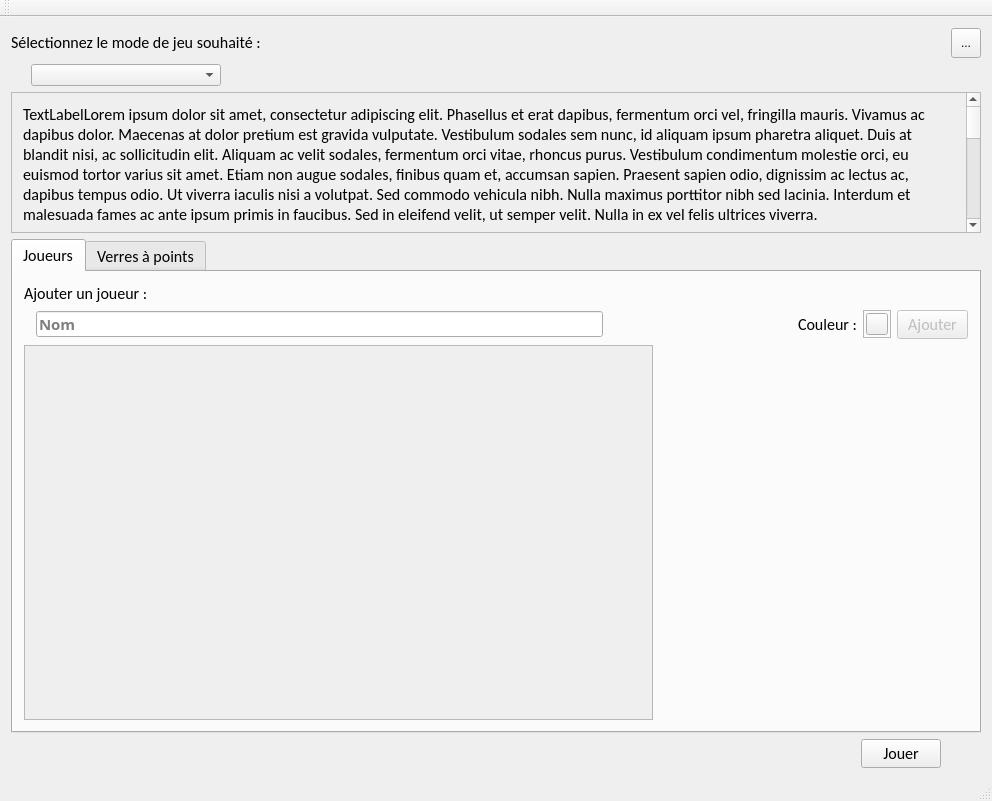
<?xml version="1.0" encoding="UTF-8"?>
<ui version="4.0">
 <class>QtGUIClass</class>
 <widget class="QMainWindow" name="QtGUIClass">
  <property name="geometry">
   <rect>
    <x>0</x>
    <y>0</y>
    <width>992</width>
    <height>801</height>
   </rect>
  </property>
  <property name="windowTitle">
   <string>BeerPong : Ultimate</string>
  </property>
  <property name="windowIcon">
   <iconset resource="QtGUI.qrc">
    <normaloff>:/QtGUI/files/icon.ico</normaloff>:/QtGUI/files/icon.ico</iconset>
  </property>
  <property name="iconSize">
   <size>
    <width>32</width>
    <height>32</height>
   </size>
  </property>
  <widget class="QWidget" name="centralWidget">
   <layout class="QVBoxLayout" name="verticalLayout" stretch="0,0,2,7,0">
    <property name="sizeConstraint">
     <enum>QLayout::SetMinimumSize</enum>
    </property>
    <item>
     <layout class="QHBoxLayout" name="horizontalLayout">
      <property name="spacing">
       <number>0</number>
      </property>
      <property name="sizeConstraint">
       <enum>QLayout::SetDefaultConstraint</enum>
      </property>
      <item>
       <widget class="QLabel" name="label">
        <property name="sizePolicy">
         <sizepolicy hsizetype="Preferred" vsizetype="Maximum">
          <horstretch>0</horstretch>
          <verstretch>0</verstretch>
         </sizepolicy>
        </property>
        <property name="font">
         <font>
          <family>Calibri</family>
          <pointsize>12</pointsize>
         </font>
        </property>
        <property name="frameShape">
         <enum>QFrame::NoFrame</enum>
        </property>
        <property name="text">
         <string>Sélectionnez le mode de jeu souhaité :</string>
        </property>
        <property name="alignment">
         <set>Qt::AlignLeading|Qt::AlignLeft|Qt::AlignTop</set>
        </property>
       </widget>
      </item>
      <item>
       <spacer name="horizontalSpacer">
        <property name="orientation">
         <enum>Qt::Horizontal</enum>
        </property>
        <property name="sizeType">
         <enum>QSizePolicy::Expanding</enum>
        </property>
        <property name="sizeHint" stdset="0">
         <size>
          <width>40</width>
          <height>20</height>
         </size>
        </property>
       </spacer>
      </item>
      <item>
       <widget class="QToolButton" name="toolButton">
        <property name="minimumSize">
         <size>
          <width>30</width>
          <height>30</height>
         </size>
        </property>
        <property name="text">
         <string>...</string>
        </property>
        <property name="icon">
         <iconset resource="QtGUI.qrc">
          <normaloff>:/QtGUI/files/settings.ico</normaloff>:/QtGUI/files/settings.ico</iconset>
        </property>
        <property name="iconSize">
         <size>
          <width>24</width>
          <height>24</height>
         </size>
        </property>
       </widget>
      </item>
     </layout>
    </item>
    <item>
     <layout class="QHBoxLayout" name="horizontalLayout_2" stretch="1,4">
      <property name="leftMargin">
       <number>20</number>
      </property>
      <property name="rightMargin">
       <number>0</number>
      </property>
      <item>
       <widget class="QComboBox" name="gm_selection">
        <property name="sizePolicy">
         <sizepolicy hsizetype="Preferred" vsizetype="Fixed">
          <horstretch>0</horstretch>
          <verstretch>0</verstretch>
         </sizepolicy>
        </property>
        <property name="minimumSize">
         <size>
          <width>160</width>
          <height>0</height>
         </size>
        </property>
       </widget>
      </item>
      <item>
       <spacer name="horizontalSpacer_2">
        <property name="orientation">
         <enum>Qt::Horizontal</enum>
        </property>
        <property name="sizeHint" stdset="0">
         <size>
          <width>40</width>
          <height>20</height>
         </size>
        </property>
       </spacer>
      </item>
     </layout>
    </item>
    <item>
     <widget class="QScrollArea" name="gm_description">
      <property name="frameShadow">
       <enum>QFrame::Plain</enum>
      </property>
      <property name="widgetResizable">
       <bool>true</bool>
      </property>
      <widget class="QWidget" name="scrollAreaWidgetContents">
       <property name="geometry">
        <rect>
         <x>0</x>
         <y>0</y>
         <width>955</width>
         <height>465</height>
        </rect>
       </property>
       <layout class="QVBoxLayout" name="verticalLayout_2">
        <item>
         <widget class="QLabel" name="description_label">
          <property name="font">
           <font>
            <family>Calibri</family>
            <pointsize>12</pointsize>
           </font>
          </property>
          <property name="frameShape">
           <enum>QFrame::NoFrame</enum>
          </property>
          <property name="frameShadow">
           <enum>QFrame::Plain</enum>
          </property>
          <property name="lineWidth">
           <number>5</number>
          </property>
          <property name="text">
           <string>&lt;html&gt;&lt;head/&gt;&lt;body&gt;&lt;p&gt;TextLabel&lt;a name=&quot;lipsum&quot;/&gt;Lorem ipsum dolor sit amet, consectetur adipiscing elit. Phasellus et erat dapibus, fermentum orci vel, fringilla mauris. Vivamus ac dapibus dolor. Maecenas at dolor pretium est gravida vulputate. Vestibulum sodales sem nunc, id aliquam ipsum pharetra aliquet. Duis at blandit nisi, ac sollicitudin elit. Aliquam ac velit sodales, fermentum orci vitae, rhoncus purus. Vestibulum condimentum molestie orci, eu euismod tortor varius sit amet. Etiam non augue sodales, finibus quam et, accumsan sapien. Praesent sapien odio, dignissim ac lectus ac, dapibus tempus odio. Ut viverra iaculis nisi a volutpat. Sed commodo vehicula nibh. Nulla maximus porttitor nibh sed lacinia. Interdum et malesuada fames ac ante ipsum primis in faucibus. Sed in eleifend velit, ut semper velit. Nulla in ex vel felis ultrices viverra. &lt;/p&gt;&lt;p&gt;Pellentesque laoreet ac leo nec volutpat. Aenean in cursus sapien. Pellentesque non consectetur ligula. In blandit malesuada ultrices. In varius laoreet leo, vitae vestibulum ipsum consectetur quis. In pharetra tortor libero, vitae gravida mi fringilla sed. Ut vitae nibh id turpis hendrerit vehicula ultrices eget nibh. Curabitur lobortis pulvinar justo, rhoncus porta urna faucibus et. Etiam nibh augue, vulputate eu fringilla et, semper molestie justo. &lt;/p&gt;&lt;p&gt;Nullam sapien dui, gravida in commodo at, convallis a tellus. Etiam sodales ultricies est porttitor egestas. Sed tempor rutrum tempor. Etiam et tortor ligula. Sed sapien est, lobortis non porta sit amet, tempor nec urna. Aenean metus ex, feugiat vel condimentum consectetur, imperdiet in risus. Sed nec pellentesque elit. Vivamus sagittis ultrices tincidunt. Morbi rutrum arcu arcu, nec eleifend ex rhoncus ut. Etiam lacinia fringilla mattis. Maecenas sed elementum nisl. Sed dapibus porta tempus. Nam maximus scelerisque convallis. &lt;/p&gt;&lt;p&gt;Suspendisse placerat aliquet tortor, ac lacinia metus viverra at. In feugiat et sem eget tempus. Sed eget gravida eros. Integer dolor nibh, mattis id vulputate ac, auctor in turpis. Aliquam non eros quis elit interdum pharetra. In hac habitasse platea dictumst. Fusce mollis turpis eget ipsum bibendum, id sodales lorem suscipit. &lt;/p&gt;&lt;p&gt;Etiam eleifend metus imperdiet, interdum turpis quis, dictum diam. Etiam at dictum lacus, non eleifend neque. Maecenas sit amet maximus ipsum, in accumsan leo. Mauris sit amet sapien imperdiet, eleifend metus id, egestas mi. Praesent vehicula nisl quis nisi tincidunt, quis porta dui tempus. Vivamus id efficitur risus. Curabitur quis condimentum lectus. Vestibulum ante ipsum primis in faucibus orci luctus et ultrices posuere cubilia curae; &lt;/p&gt;&lt;/body&gt;&lt;/html&gt;</string>
          </property>
          <property name="textFormat">
           <enum>Qt::RichText</enum>
          </property>
          <property name="wordWrap">
           <bool>true</bool>
          </property>
         </widget>
        </item>
       </layout>
      </widget>
     </widget>
    </item>
    <item>
     <widget class="QTabWidget" name="player_points_tabs">
      <property name="font">
       <font>
        <family>Calibri</family>
        <pointsize>12</pointsize>
       </font>
      </property>
      <property name="styleSheet">
       <string notr="true">padding: 0px </string>
      </property>
      <property name="currentIndex">
       <number>0</number>
      </property>
      <widget class="QWidget" name="player_tab">
       <attribute name="title">
        <string>Joueurs</string>
       </attribute>
       <layout class="QVBoxLayout" name="verticalLayout_4" stretch="0,0,1">
        <item>
         <widget class="QLabel" name="label_3">
          <property name="font">
           <font>
            <family>Calibri</family>
            <pointsize>12</pointsize>
           </font>
          </property>
          <property name="text">
           <string>Ajouter un joueur :</string>
          </property>
         </widget>
        </item>
        <item>
         <layout class="QHBoxLayout" name="horizontalLayout_6" stretch="3,1,0,0,0">
          <property name="leftMargin">
           <number>12</number>
          </property>
          <item>
           <widget class="QLineEdit" name="name_text_edit">
            <property name="font">
             <font>
              <family>Century Gothic</family>
              <pointsize>11</pointsize>
              <bold>true</bold>
             </font>
            </property>
            <property name="placeholderText">
             <string>Nom</string>
            </property>
           </widget>
          </item>
          <item>
           <spacer name="horizontalSpacer_3">
            <property name="orientation">
             <enum>Qt::Horizontal</enum>
            </property>
            <property name="sizeHint" stdset="0">
             <size>
              <width>40</width>
              <height>20</height>
             </size>
            </property>
           </spacer>
          </item>
          <item>
           <widget class="QLabel" name="label_4">
            <property name="font">
             <font>
              <family>Calibri</family>
              <pointsize>12</pointsize>
             </font>
            </property>
            <property name="text">
             <string>Couleur :</string>
            </property>
           </widget>
          </item>
          <item>
           <widget class="QFrame" name="player_colors_layout">
            <property name="sizePolicy">
             <sizepolicy hsizetype="Preferred" vsizetype="Fixed">
              <horstretch>0</horstretch>
              <verstretch>0</verstretch>
             </sizepolicy>
            </property>
            <property name="frameShape">
             <enum>QFrame::StyledPanel</enum>
            </property>
            <property name="frameShadow">
             <enum>QFrame::Sunken</enum>
            </property>
            <property name="lineWidth">
             <number>10</number>
            </property>
            <layout class="QHBoxLayout" name="horizontalLayout_5">
             <property name="leftMargin">
              <number>2</number>
             </property>
             <property name="topMargin">
              <number>2</number>
             </property>
             <property name="rightMargin">
              <number>2</number>
             </property>
             <property name="bottomMargin">
              <number>2</number>
             </property>
             <item>
              <widget class="QToolButton" name="b_custom_color_player">
               <property name="minimumSize">
                <size>
                 <width>22</width>
                 <height>22</height>
                </size>
               </property>
               <property name="styleSheet">
                <string notr="true">padding: 2px </string>
               </property>
               <property name="text">
                <string/>
               </property>
               <property name="icon">
                <iconset resource="QtGUI.qrc">
                 <normaloff>:/QtGUI/files/plus.ico</normaloff>:/QtGUI/files/plus.ico</iconset>
               </property>
               <property name="iconSize">
                <size>
                 <width>12</width>
                 <height>12</height>
                </size>
               </property>
               <property name="shortcut">
                <string>6</string>
               </property>
               <property name="checkable">
                <bool>true</bool>
               </property>
               <property name="checked">
                <bool>false</bool>
               </property>
              </widget>
             </item>
            </layout>
           </widget>
          </item>
          <item>
           <widget class="QPushButton" name="b_add_player">
            <property name="enabled">
             <bool>false</bool>
            </property>
            <property name="font">
             <font>
              <family>Calibri</family>
              <pointsize>12</pointsize>
             </font>
            </property>
            <property name="styleSheet">
             <string notr="true">padding-right : 10px; padding-left : 10px; padding-top : 3px; padding-bottom : 3px</string>
            </property>
            <property name="text">
             <string>Ajouter</string>
            </property>
           </widget>
          </item>
         </layout>
        </item>
        <item>
         <layout class="QHBoxLayout" name="horizontalLayout_7" stretch="2,1">
          <item>
           <widget class="QScrollArea" name="players_list">
            <property name="widgetResizable">
             <bool>true</bool>
            </property>
            <widget class="QWidget" name="player_list_layout_with_spacer">
             <property name="geometry">
              <rect>
               <x>0</x>
               <y>0</y>
               <width>626</width>
               <height>366</height>
              </rect>
             </property>
             <layout class="QVBoxLayout" name="verticalLayout_5">
              <item>
               <layout class="QVBoxLayout" name="player_list_layout"/>
              </item>
              <item>
               <spacer name="verticalSpacer_2">
                <property name="orientation">
                 <enum>Qt::Vertical</enum>
                </property>
                <property name="sizeHint" stdset="0">
                 <size>
                  <width>20</width>
                  <height>40</height>
                 </size>
                </property>
               </spacer>
              </item>
             </layout>
            </widget>
           </widget>
          </item>
          <item>
           <spacer name="horizontalSpacer_4">
            <property name="orientation">
             <enum>Qt::Horizontal</enum>
            </property>
            <property name="sizeHint" stdset="0">
             <size>
              <width>40</width>
              <height>20</height>
             </size>
            </property>
           </spacer>
          </item>
         </layout>
        </item>
       </layout>
      </widget>
      <widget class="QWidget" name="points_tab">
       <attribute name="title">
        <string>Verres à points</string>
       </attribute>
       <layout class="QVBoxLayout" name="verticalLayout_3" stretch="0,0,1">
        <item>
         <widget class="QLabel" name="label_5">
          <property name="font">
           <font>
            <family>Calibri</family>
            <pointsize>12</pointsize>
           </font>
          </property>
          <property name="text">
           <string>Ajouter un type de verre :</string>
          </property>
         </widget>
        </item>
        <item>
         <layout class="QHBoxLayout" name="horizontalLayout_4">
          <property name="leftMargin">
           <number>12</number>
          </property>
          <item>
           <widget class="QLabel" name="label_7">
            <property name="font">
             <font>
              <family>Calibri</family>
              <pointsize>12</pointsize>
             </font>
            </property>
            <property name="text">
             <string>Nombre de points :</string>
            </property>
           </widget>
          </item>
          <item>
           <widget class="QSpinBox" name="points_value">
            <property name="font">
             <font>
              <family>Century Gothic</family>
              <pointsize>11</pointsize>
              <bold>true</bold>
             </font>
            </property>
            <property name="minimum">
             <number>-100</number>
            </property>
            <property name="maximum">
             <number>100</number>
            </property>
           </widget>
          </item>
          <item>
           <spacer name="horizontalSpacer_8">
            <property name="orientation">
             <enum>Qt::Horizontal</enum>
            </property>
            <property name="sizeHint" stdset="0">
             <size>
              <width>40</width>
              <height>20</height>
             </size>
            </property>
           </spacer>
          </item>
          <item>
           <widget class="QLabel" name="label_6">
            <property name="font">
             <font>
              <family>Calibri</family>
              <pointsize>12</pointsize>
             </font>
            </property>
            <property name="text">
             <string>Couleur :</string>
            </property>
            <property name="alignment">
             <set>Qt::AlignRight|Qt::AlignTrailing|Qt::AlignVCenter</set>
            </property>
           </widget>
          </item>
          <item>
           <widget class="QFrame" name="points_colors_layout">
            <property name="sizePolicy">
             <sizepolicy hsizetype="Preferred" vsizetype="Fixed">
              <horstretch>0</horstretch>
              <verstretch>0</verstretch>
             </sizepolicy>
            </property>
            <property name="frameShape">
             <enum>QFrame::StyledPanel</enum>
            </property>
            <property name="frameShadow">
             <enum>QFrame::Sunken</enum>
            </property>
            <property name="lineWidth">
             <number>3</number>
            </property>
            <layout class="QHBoxLayout" name="horizontalLayout_3">
             <property name="sizeConstraint">
              <enum>QLayout::SetDefaultConstraint</enum>
             </property>
             <property name="leftMargin">
              <number>2</number>
             </property>
             <property name="topMargin">
              <number>2</number>
             </property>
             <property name="rightMargin">
              <number>2</number>
             </property>
             <property name="bottomMargin">
              <number>2</number>
             </property>
             <item>
              <widget class="QToolButton" name="b_custom_color_points">
               <property name="enabled">
                <bool>true</bool>
               </property>
               <property name="minimumSize">
                <size>
                 <width>22</width>
                 <height>22</height>
                </size>
               </property>
               <property name="styleSheet">
                <string>padding: 2px </string>
               </property>
               <property name="text">
                <string>...</string>
               </property>
               <property name="icon">
                <iconset resource="QtGUI.qrc">
                 <normaloff>:/QtGUI/files/plus.ico</normaloff>:/QtGUI/files/plus.ico</iconset>
               </property>
               <property name="iconSize">
                <size>
                 <width>12</width>
                 <height>12</height>
                </size>
               </property>
               <property name="checkable">
                <bool>true</bool>
               </property>
              </widget>
             </item>
            </layout>
           </widget>
          </item>
          <item>
           <widget class="QPushButton" name="b_add_points">
            <property name="enabled">
             <bool>false</bool>
            </property>
            <property name="sizePolicy">
             <sizepolicy hsizetype="Fixed" vsizetype="Fixed">
              <horstretch>0</horstretch>
              <verstretch>0</verstretch>
             </sizepolicy>
            </property>
            <property name="font">
             <font>
              <family>Calibri</family>
              <pointsize>12</pointsize>
             </font>
            </property>
            <property name="styleSheet">
             <string notr="true">padding-right : 10px; padding-left : 10px; padding-top : 3px; padding-bottom : 3px</string>
            </property>
            <property name="text">
             <string>Ajouter</string>
            </property>
           </widget>
          </item>
         </layout>
        </item>
        <item>
         <layout class="QHBoxLayout" name="horizontalLayout_9" stretch="2,1">
          <item>
           <widget class="QScrollArea" name="points_list">
            <property name="widgetResizable">
             <bool>true</bool>
            </property>
            <widget class="QWidget" name="points_list_layout">
             <property name="geometry">
              <rect>
               <x>0</x>
               <y>0</y>
               <width>626</width>
               <height>366</height>
              </rect>
             </property>
             <layout class="QVBoxLayout" name="verticalLayout_6">
              <property name="sizeConstraint">
               <enum>QLayout::SetMinimumSize</enum>
              </property>
              <item>
               <layout class="QHBoxLayout" name="horizontalLayout_10">
                <property name="sizeConstraint">
                 <enum>QLayout::SetFixedSize</enum>
                </property>
               </layout>
              </item>
              <item>
               <widget class="QWidget" name="widget" native="true">
                <layout class="QHBoxLayout" name="horizontalLayout_11">
                 <item>
                  <widget class="QLabel" name="label_2">
                   <property name="text">
                    <string/>
                   </property>
                   <property name="pixmap">
                    <pixmap>:/QtGUI/files/pink.ico</pixmap>
                   </property>
                  </widget>
                 </item>
                 <item>
                  <widget class="QSpinBox" name="spinBox">
                   <property name="font">
                    <font>
                     <family>Century Gothic</family>
                     <pointsize>11</pointsize>
                     <bold>true</bold>
                    </font>
                   </property>
                   <property name="minimum">
                    <number>-100</number>
                   </property>
                   <property name="maximum">
                    <number>100</number>
                   </property>
                  </widget>
                 </item>
                 <item>
                  <widget class="QLineEdit" name="lineEdit">
                   <property name="font">
                    <font>
                     <family>Century Gothic</family>
                     <pointsize>11</pointsize>
                     <bold>true</bold>
                    </font>
                   </property>
                   <property name="text">
                    <string>Rémi</string>
                   </property>
                   <property name="maxLength">
                    <number>30</number>
                   </property>
                   <property name="frame">
                    <bool>false</bool>
                   </property>
                  </widget>
                 </item>
                 <item>
                  <widget class="QToolButton" name="toolButton_2">
                   <property name="autoFillBackground">
                    <bool>false</bool>
                   </property>
                   <property name="styleSheet">
                    <string notr="true">padding: 4;</string>
                   </property>
                   <property name="text">
                    <string>...</string>
                   </property>
                   <property name="icon">
                    <iconset resource="QtGUI.qrc">
                     <normaloff>:/QtGUI/files/red_cross.ico</normaloff>:/QtGUI/files/red_cross.ico</iconset>
                   </property>
                  </widget>
                 </item>
                </layout>
               </widget>
              </item>
              <item>
               <spacer name="verticalSpacer">
                <property name="orientation">
                 <enum>Qt::Vertical</enum>
                </property>
                <property name="sizeHint" stdset="0">
                 <size>
                  <width>20</width>
                  <height>40</height>
                 </size>
                </property>
               </spacer>
              </item>
             </layout>
            </widget>
           </widget>
          </item>
          <item>
           <spacer name="horizontalSpacer_7">
            <property name="orientation">
             <enum>Qt::Horizontal</enum>
            </property>
            <property name="sizeHint" stdset="0">
             <size>
              <width>40</width>
              <height>20</height>
             </size>
            </property>
           </spacer>
          </item>
         </layout>
        </item>
       </layout>
      </widget>
     </widget>
    </item>
    <item>
     <layout class="QHBoxLayout" name="horizontalLayout_8" stretch="5,0,0">
      <item>
       <spacer name="horizontalSpacer_5">
        <property name="orientation">
         <enum>Qt::Horizontal</enum>
        </property>
        <property name="sizeHint" stdset="0">
         <size>
          <width>40</width>
          <height>20</height>
         </size>
        </property>
       </spacer>
      </item>
      <item>
       <widget class="QPushButton" name="b_play">
        <property name="font">
         <font>
          <family>Calibri</family>
          <pointsize>12</pointsize>
         </font>
        </property>
        <property name="text">
         <string>Jouer</string>
        </property>
       </widget>
      </item>
      <item>
       <spacer name="horizontalSpacer_6">
        <property name="orientation">
         <enum>Qt::Horizontal</enum>
        </property>
        <property name="sizeHint" stdset="0">
         <size>
          <width>40</width>
          <height>20</height>
         </size>
        </property>
       </spacer>
      </item>
     </layout>
    </item>
   </layout>
  </widget>
  <widget class="QMenuBar" name="menuBar">
   <property name="geometry">
    <rect>
     <x>0</x>
     <y>0</y>
     <width>992</width>
     <height>22</height>
    </rect>
   </property>
  </widget>
  <widget class="QToolBar" name="mainToolBar">
   <attribute name="toolBarArea">
    <enum>TopToolBarArea</enum>
   </attribute>
   <attribute name="toolBarBreak">
    <bool>false</bool>
   </attribute>
  </widget>
  <widget class="QStatusBar" name="statusBar"/>
 </widget>
 <layoutdefault spacing="6" margin="11"/>
 <resources>
  <include location="QtGUI.qrc"/>
  <include location="QtGUI.qrc"/>
 </resources>
 <connections/>
</ui>
